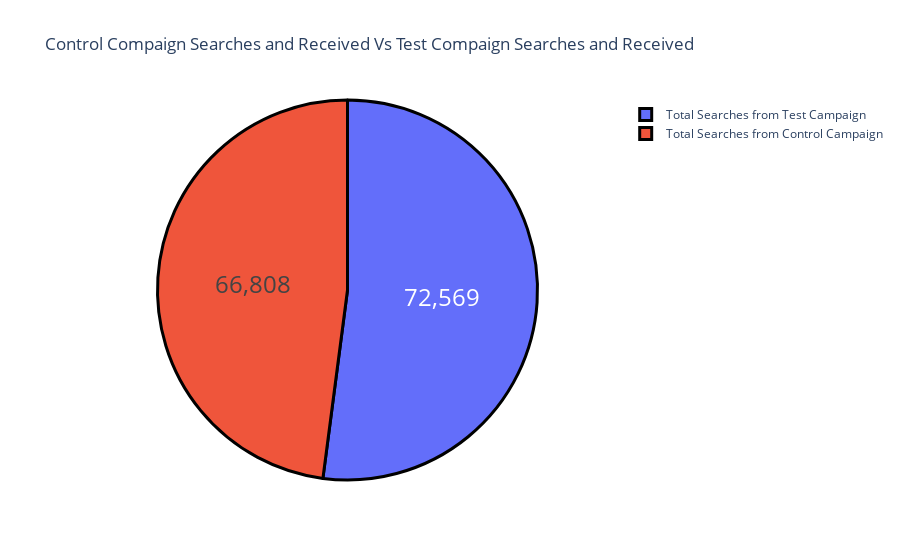

Notebook source saved alongside this figure:
### Markdown cell above
Let's have a look at the number of searches conducted on the website as a result of both campaigns.

## 2. How do the number of searches and the received results in the Control Campaign compare to those in the Test Campaign?
When we do our searches and received on random customers, we see that the search rate is 72,569 and we see 52.1% of the total search rates. However, when we conduct the product search on the determined customer base, we see the product as 66,808, with a total search rate of 47.9%. After the test phase of the products, winner is Test Campaign. We can base on test campaign steps to be succeed in market.

### Code cell
label = ['Total Searches from Control Campaign',
        'Total Searches from Test Campaign']
total_received=[sum(df_cdata['Searches and Received']),
                sum(df_tdata['Searches and Received'])]

color = ['lightpurple','lightred']
graph_2 = go.Figure(data=[go.Pie(labels= label, values= total_received)])
graph_2.update_layout(title_text = 'Control Compaign Searches and Received Vs Test Compaign Searches and Received')
graph_2.update_traces(hoverinfo='label+percent', textinfo='value', 
                textfont_size=24,
                marker=dict(colors=color, 
                line=dict(color='black', width=3)))
graph_2.show()

### Figure 1 — Plotly figure (JSON) as saved in the notebook; plotly's stock layout.template omitted (floating-point values rounded to 4 significant figures)
{"data": [{"hoverinfo": "label+percent", "labels": ["Total Searches from Control Campaign", "Total Searches from Test Campaign"], "marker": {"colors": ["lightpurple", "lightred"], "line": {"color": "black", "width": 3}}, "textfont": {"size": 24}, "textinfo": "value", "type": "pie", "values": [66808, 72569]}], "layout": {"autosize": true, "title": {"text": "Control Compaign Searches and Received Vs Test Compaign Searches and Received"}}}
